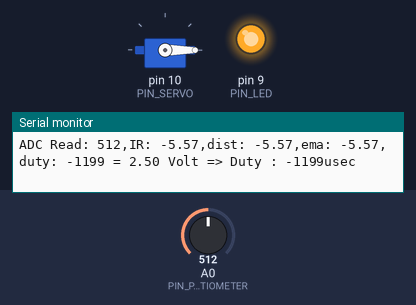
A sketch run on a simulated Arduino Uno, built with avr-gcc and run on an emulated ATmega328P. Parts: servo, output pins drawn as LEDs (lit = HIGH), the last lines printed to the serial monitor. Inputs (shaded band) come from the test bench; at power-on: A0 (PIN_POTENTIOMETER) = 512.

Above: at 1.2 s.
1.3 s: A0 (PIN_POTENTIOMETER) set to 302
2.8 s: A0 (PIN_POTENTIOMETER) set to 272
At 3.1 s:
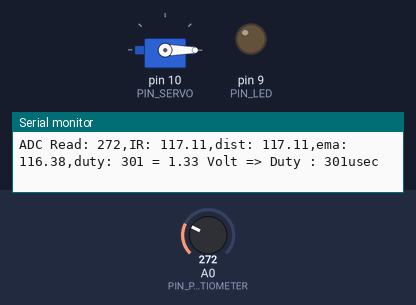
4.3 s: A0 (PIN_POTENTIOMETER) set to 240
At 5.7 s:
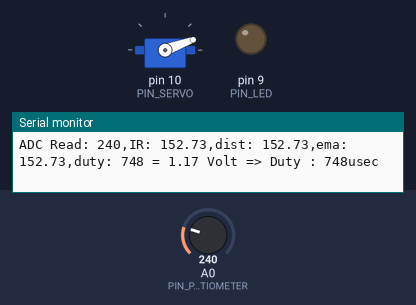
7.3 s: A0 (PIN_POTENTIOMETER) set to 0
At 7.7 s:
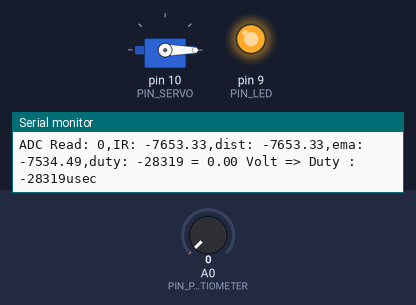
8.9 s: A0 (PIN_POTENTIOMETER) set to 122
At 9.8 s:
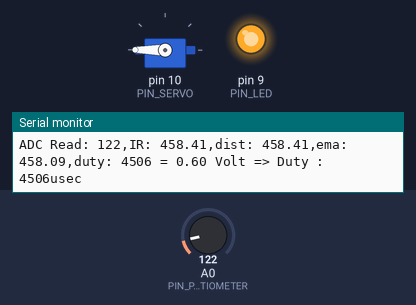
10.7 s: A0 (PIN_POTENTIOMETER) set to 155
12.3 s: A0 (PIN_POTENTIOMETER) set to 168
At 13.0 s:
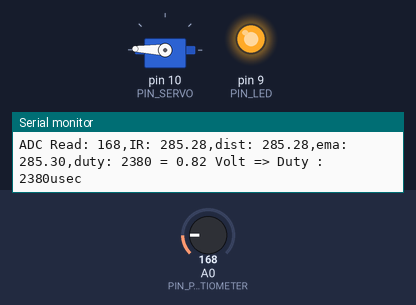
Timing chart, 0 to 15.2 s (numbered marks = the images above; inputs shaded):
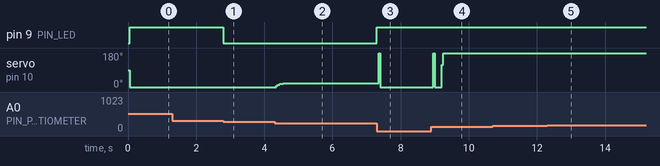

Measured:
- the behaviour switches between 291 and 290 on A0 (PIN_POTENTIOMETER) (found by bisection; images 0 and 1)
- after the input at 2.8 s, pin 9 (PIN_LED): HIGH → LOW at once
- after the input at 4.3 s, servo on pin 10 (PIN_SERVO): 0° → 19° after 0.05 s, → 20° 0.35 s later
- after the input at 7.3 s, pin 9 (PIN_LED): LOW → HIGH at once; servo on pin 10 (PIN_SERVO): 20° → 0° after 0.05 s
- after the input at 8.9 s, servo on pin 10 (PIN_SERVO): 0° → 180° after 0.30 s
- after the input at 12.3 s, servo on pin 10 (PIN_SERVO): 180° → 179° after 0.30 s, → 178° 0.10 s later

The sketch:

17_example_1.ino
```cpp
#include <Servo.h>

// Arduino pin assignment

#define PIN_POTENTIOMETER 0 // Potentiometer at Pin A3
#define PIN_LED 9
// Add IR Sensor Definition Here !!!
#define PIN_SERVO 10

#define _DUTY_MIN 553  // servo full clock-wise position (0 degree)
#define _DUTY_NEU 1476 // servo neutral position (90 degree)
#define _DUTY_MAX 2399 // servo full counter-clockwise position (180 degree)

#define LOOP_INTERVAL 50   // Loop Interval (unit: msec)
#define _DIST_MIN 100
#define _DIST_MAX 250

#define _EMA_ALPHA 0.45

Servo myservo;
unsigned long last_loop_time;   // unit: msec
float dist_prev = _DIST_MAX;
float dist_ema;

void setup()
{
  myservo.attach(PIN_SERVO);
  myservo.writeMicroseconds(_DUTY_NEU);
  pinMode(PIN_LED, OUTPUT);

  Serial.begin(1000000);
}

void loop()
{
  unsigned long time_curr = millis();
  int a_value, duty;
  float dist_raw;
  float dist;

  // wait until next event time
  if (time_curr < (last_loop_time + LOOP_INTERVAL))
    return;
  last_loop_time += LOOP_INTERVAL;

  // Remove Next line !!!
  // a_value = analogRead(PIN_POTENTIOMETER);
  // Read IR Sensor value !!!
  a_value = analogRead(PIN_POTENTIOMETER);
  // Convert IR sensor value into distance !!!
  dist_raw = (6762.0/(a_value-9)-4.0)*10.0-100.0;
  dist = dist_raw;
  // we need distance range filter here !!!
if (dist_raw < _DIST_MIN) {
    dist_raw = dist_prev;    // Set Lower Value
    digitalWrite(PIN_LED, 1);       // LED OFF
  } else if (dist_raw > _DIST_MAX) {
    dist_raw = dist_prev;    // Set Higher Value
    digitalWrite(PIN_LED, 1);       // LED OFF
  } else {
    dist_prev = dist_raw;
    digitalWrite(PIN_LED, 0);       // LED ON
  }
  // we need ema filter here !!!
  dist_ema = _EMA_ALPHA * dist_raw + (1 - _EMA_ALPHA) * dist_ema;
  dist_prev = dist;

  // map distance into duty
  // duty = map(a_value, 0, 1023, _DUTY_MIN, _DUTY_MAX);
   duty = ((dist_ema - 100.0)/(250.0-100.0))*(_DUTY_MAX - _DUTY_MIN)+_DIST_MIN;
  myservo.writeMicroseconds(duty);

  // print IR sensor value, distnace, duty !!!
  Serial.print("ADC Read: "); Serial.print(a_value);
  Serial.print(",IR: "); Serial.print(dist);
  Serial.print(",dist: "); Serial.print(dist_raw);
  Serial.print(",ema: "); Serial.print(dist_ema);
  Serial.print(",duty: "); Serial.print(duty);
  Serial.print(" = ");
  Serial.print((a_value / 1024.0) * 5.0);
  Serial.print(" Volt => Duty : ");
  Serial.print(duty);
  Serial.println("usec");
}
```
